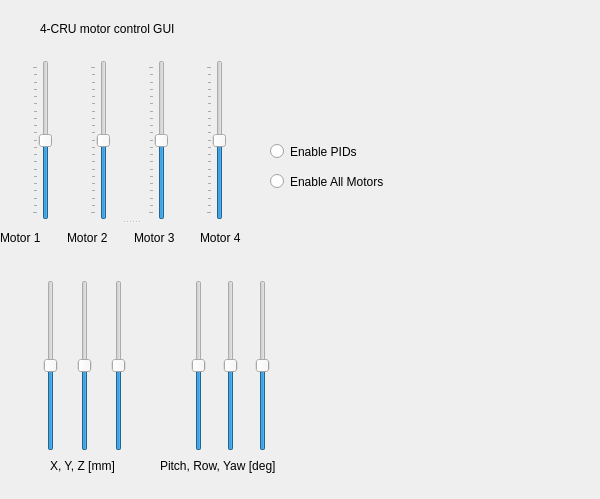
<?xml version="1.0" encoding="UTF-8"?>
<ui version="4.0">
 <class>Form</class>
 <widget class="QWidget" name="Form">
  <property name="geometry">
   <rect>
    <x>0</x>
    <y>0</y>
    <width>600</width>
    <height>499</height>
   </rect>
  </property>
  <property name="windowTitle">
   <string>Form</string>
  </property>
  <widget class="QLabel" name="label_5">
   <property name="geometry">
    <rect>
     <x>40</x>
     <y>20</y>
     <width>181</width>
     <height>17</height>
    </rect>
   </property>
   <property name="text">
    <string>4-CRU motor control GUI</string>
   </property>
  </widget>
  <widget class="QSplitter" name="splitter">
   <property name="geometry">
    <rect>
     <x>0</x>
     <y>60</y>
     <width>261</width>
     <height>191</height>
    </rect>
   </property>
   <property name="orientation">
    <enum>Qt::Vertical</enum>
   </property>
   <widget class="QWidget" name="layoutWidget">
    <layout class="QHBoxLayout" name="horizontalLayout">
     <item>
      <widget class="QSlider" name="verticalSlider_1">
       <property name="maximum">
        <number>200</number>
       </property>
       <property name="sliderPosition">
        <number>100</number>
       </property>
       <property name="orientation">
        <enum>Qt::Vertical</enum>
       </property>
       <property name="tickPosition">
        <enum>QSlider::TicksAbove</enum>
       </property>
      </widget>
     </item>
     <item>
      <widget class="QSlider" name="verticalSlider_2">
       <property name="maximum">
        <number>200</number>
       </property>
       <property name="sliderPosition">
        <number>100</number>
       </property>
       <property name="orientation">
        <enum>Qt::Vertical</enum>
       </property>
       <property name="tickPosition">
        <enum>QSlider::TicksAbove</enum>
       </property>
      </widget>
     </item>
     <item>
      <widget class="QSlider" name="verticalSlider_3">
       <property name="maximum">
        <number>200</number>
       </property>
       <property name="sliderPosition">
        <number>100</number>
       </property>
       <property name="orientation">
        <enum>Qt::Vertical</enum>
       </property>
       <property name="tickPosition">
        <enum>QSlider::TicksAbove</enum>
       </property>
      </widget>
     </item>
     <item>
      <widget class="QSlider" name="verticalSlider_4">
       <property name="maximum">
        <number>200</number>
       </property>
       <property name="sliderPosition">
        <number>100</number>
       </property>
       <property name="orientation">
        <enum>Qt::Vertical</enum>
       </property>
       <property name="tickPosition">
        <enum>QSlider::TicksAbove</enum>
       </property>
      </widget>
     </item>
    </layout>
   </widget>
   <widget class="QWidget" name="layoutWidget">
    <layout class="QHBoxLayout" name="horizontalLayout_2">
     <item>
      <widget class="QLabel" name="label">
       <property name="text">
        <string>Motor 1</string>
       </property>
      </widget>
     </item>
     <item>
      <widget class="QLabel" name="label_2">
       <property name="text">
        <string>Motor 2</string>
       </property>
      </widget>
     </item>
     <item>
      <widget class="QLabel" name="label_3">
       <property name="text">
        <string>Motor 3</string>
       </property>
      </widget>
     </item>
     <item>
      <widget class="QLabel" name="label_4">
       <property name="text">
        <string>Motor 4</string>
       </property>
      </widget>
     </item>
    </layout>
   </widget>
  </widget>
  <widget class="QRadioButton" name="radioButton_1">
   <property name="geometry">
    <rect>
     <x>270</x>
     <y>140</y>
     <width>213</width>
     <height>23</height>
    </rect>
   </property>
   <property name="text">
    <string>Enable PIDs</string>
   </property>
   <property name="autoExclusive">
    <bool>false</bool>
   </property>
  </widget>
  <widget class="QRadioButton" name="radioButton_2">
   <property name="geometry">
    <rect>
     <x>270</x>
     <y>170</y>
     <width>213</width>
     <height>23</height>
    </rect>
   </property>
   <property name="text">
    <string>Enable All Motors</string>
   </property>
   <property name="autoExclusive">
    <bool>false</bool>
   </property>
  </widget>
  <widget class="QLabel" name="label_6">
   <property name="geometry">
    <rect>
     <x>50</x>
     <y>450</y>
     <width>81</width>
     <height>32</height>
    </rect>
   </property>
   <property name="text">
    <string>X, Y, Z [mm]</string>
   </property>
  </widget>
  <widget class="QLabel" name="label_7">
   <property name="geometry">
    <rect>
     <x>160</x>
     <y>450</y>
     <width>151</width>
     <height>32</height>
    </rect>
   </property>
   <property name="text">
    <string>Pitch, Row, Yaw [deg]</string>
   </property>
  </widget>
  <widget class="QWidget" name="">
   <property name="geometry">
    <rect>
     <x>30</x>
     <y>280</y>
     <width>111</width>
     <height>171</height>
    </rect>
   </property>
   <layout class="QHBoxLayout" name="horizontalLayout_3">
    <item>
     <widget class="QSlider" name="verticalSlider_x">
      <property name="minimum">
       <number>-20</number>
      </property>
      <property name="maximum">
       <number>20</number>
      </property>
      <property name="orientation">
       <enum>Qt::Vertical</enum>
      </property>
     </widget>
    </item>
    <item>
     <widget class="QSlider" name="verticalSlider_y">
      <property name="minimum">
       <number>-20</number>
      </property>
      <property name="maximum">
       <number>20</number>
      </property>
      <property name="orientation">
       <enum>Qt::Vertical</enum>
      </property>
     </widget>
    </item>
    <item>
     <widget class="QSlider" name="verticalSlider_z">
      <property name="minimum">
       <number>20</number>
      </property>
      <property name="maximum">
       <number>220</number>
      </property>
      <property name="value">
       <number>120</number>
      </property>
      <property name="orientation">
       <enum>Qt::Vertical</enum>
      </property>
     </widget>
    </item>
   </layout>
  </widget>
  <widget class="QWidget" name="">
   <property name="geometry">
    <rect>
     <x>180</x>
     <y>280</y>
     <width>101</width>
     <height>171</height>
    </rect>
   </property>
   <layout class="QHBoxLayout" name="horizontalLayout_4">
    <item>
     <widget class="QSlider" name="verticalSlider_pitch_x">
      <property name="minimum">
       <number>-90</number>
      </property>
      <property name="maximum">
       <number>90</number>
      </property>
      <property name="orientation">
       <enum>Qt::Vertical</enum>
      </property>
     </widget>
    </item>
    <item>
     <widget class="QSlider" name="verticalSlider_roll_y">
      <property name="minimum">
       <number>-90</number>
      </property>
      <property name="maximum">
       <number>90</number>
      </property>
      <property name="orientation">
       <enum>Qt::Vertical</enum>
      </property>
     </widget>
    </item>
    <item>
     <widget class="QSlider" name="verticalSlider_yaw_z">
      <property name="minimum">
       <number>-90</number>
      </property>
      <property name="maximum">
       <number>90</number>
      </property>
      <property name="orientation">
       <enum>Qt::Vertical</enum>
      </property>
     </widget>
    </item>
   </layout>
  </widget>
 </widget>
 <resources/>
 <connections/>
</ui>
